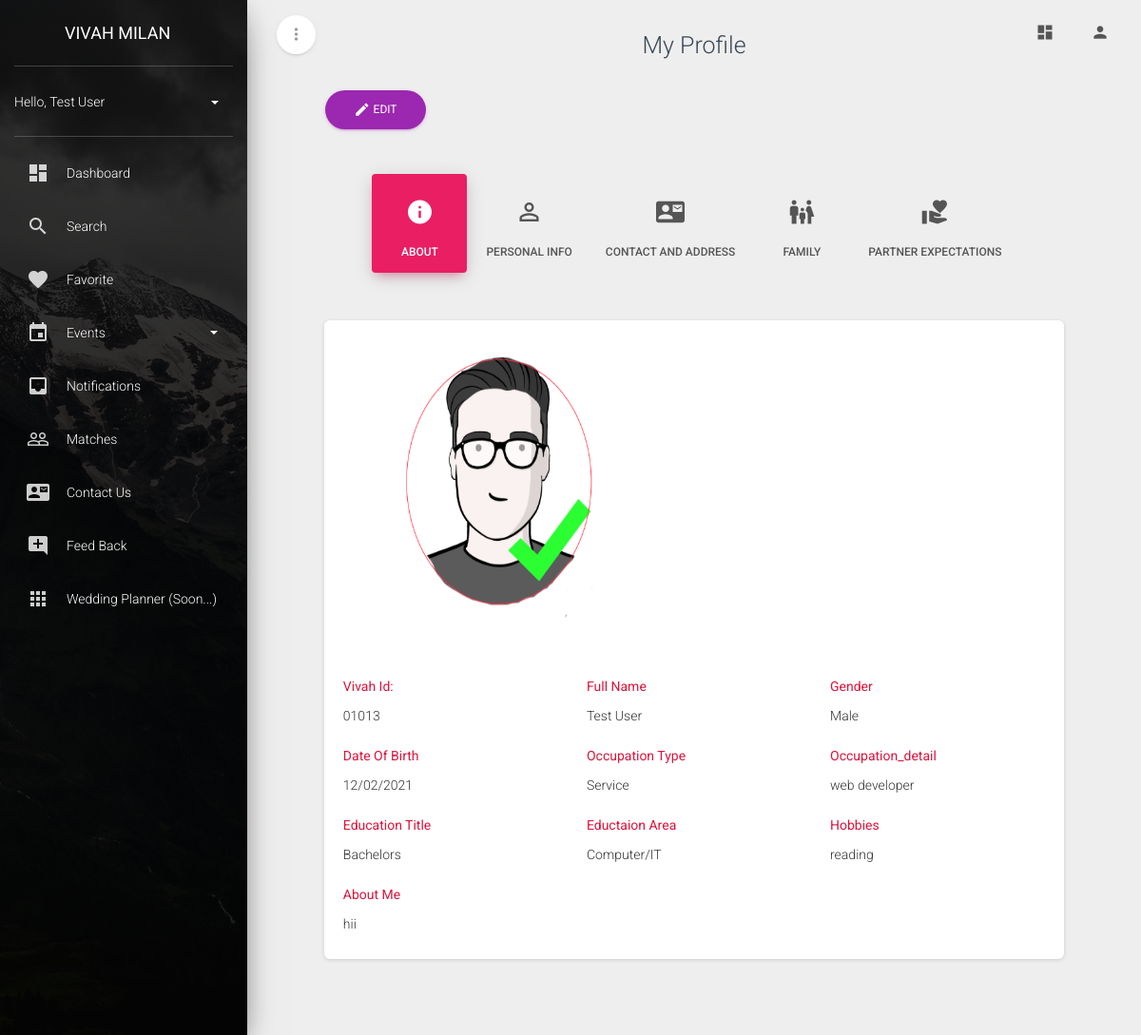
Screenshot of /profile (signed in) with the database file from the repository.
### webapp/models.py (models this page shows)
class Candidate(models.Model):
    user_id = models.OneToOneField(User, on_delete=models.CASCADE)
    candidate_id = models.CharField(max_length=10, default=gen_candidate_id, editable=True)
    Profile_pic = models.ImageField(upload_to=user_directory_path)
    Name = models.CharField(max_length=200)
    Gender = models.CharField(max_length=10)
    DOB = models.CharField(max_length=40)
    Occupation_type = models.CharField(max_length=40)
    Occupation_detail = models.CharField(max_length=500, null=True, blank=True)
    Education_title = models.CharField(max_length=20)
    Education_area = models.CharField(max_length=200)
    Hobby = models.CharField(max_length=500)
    About = models.CharField(max_length=500)
    Marital_st = models.CharField(max_length=30)
    Height = models.FloatField()
    Blood_group = models.CharField(max_length=30)
    Birth_name = models.CharField(max_length=50)
    Birth_time = models.CharField(max_length=30)
    Birth_place = models.CharField(max_length=50)
    Mother_tong = models.CharField(max_length=30)
    Complexion = models.CharField(max_length=30)
    Annual_income = models.CharField(max_length=30)
    First_gotra = models.CharField(max_length=30)
    Second_gotra = models.CharField(max_length=30)
    Address = models.CharField(max_length=500)
    City = models.CharField(max_length=50)
    Country = models.CharField(max_length=30)
    Postal_code = models.BigIntegerField()
    Email = models.EmailField()
    Contact_1 = models.BigIntegerField()
    Contact_1_name = models.CharField(max_length=100)
    Contact_1_relation = models.CharField(max_length=30)
    Contact_2 = models.BigIntegerField(null=True, blank=True)
    Contact_2_name = models.CharField(max_length=100, null=True, blank=True)
    Contact_2_relation = models.CharField(max_length=30, null=True, blank=True)
    Family = models.CharField(max_length=30)
    Fathers_name = models.CharField(max_length=150)
    Fathers_occupation = models.CharField(max_length=100)
    Mothers_name = models.CharField(max_length=150)
    Mothers_occupation = models.CharField(max_length=100)
    Number_brother = models.IntegerField()
    Brother_detail = models.CharField(max_length=500, null=True, blank=True)
    Number_sister = models.IntegerField()
    Sister_detail = models.CharField(max_length=500, null=True, blank=True)
    Partner_compx = models.CharField(max_length=100)
    Partner_occupation = models.CharField(max_length=100)
    Preffered_city = models.CharField(max_length=100)
    Partner_agefrom = models.IntegerField()
    Partner_ageto = models.IntegerField()
    Partner_height = models.FloatField()
    Partner_income = models.CharField(max_length=50)
    Partner_qualification = models.CharField(max_length=100)
    Approve_choices = (
        ('No', 'No'),
        ('Yes', 'Yes')
    )
    Approval = models.CharField(max_length=10, choices=Approve_choices, default='No')
    Member_choices = (
        ('Normal', 'Normal'),
        ('Premium', 'Premium')
    )
    Member = models.CharField(max_length=10, choices=Member_choices, default='Normal')

### webapp/views.py (the view)
# urls.py: path('profile', views.profile, name='profile'),
def profile(request):
    if request.user.is_authenticated:
        data = Candidate.objects.filter(user_id=request.user)
        if len(data) == 0:
            messages.info(request, 'Please create your profile..')
            return render(request, 'webapp/new_profile.html')
        else:
            return render(request, 'webapp/profile.html', {'data': data})
    else:
        return render(request, 'webapp/home.html')

### webapp/templates/webapp/profile.html (shortened to what this page needs)
{% extends 'webapp/basic.html' %}
{% block body %}
{% load static %}
<div class="row">
    <div class="col-md-10 ml-auto mr-auto">
        <div class="page-categories">
            {% for i in data %}
            <h3 class="title text-center">My Profile</h3>
            <form action="update_profile" method="POST">
                <button type="submit" class="btn btn-primary btn-round">
                    <i class="material-icons">edit</i> Edit
                </button>
            </form>
            <br />
            <ul class="nav nav-pills nav-pills-rose nav-pills-icons justify-content-center" role="tablist">
                <li class="nav-item">
                    <a class="nav-link active" data-toggle="tab" href="#link7" role="tablist">
                        <i class="material-icons">info</i> About
                    </a>
                </li>
                <li class="nav-item">
                    <a class="nav-link" data-toggle="tab" href="#link8" role="tablist">
                        <i class="material-icons">perm_identity</i> Personal Info
                    </a>
                </li>
                <li class="nav-item">
                    <a class="nav-link" data-toggle="tab" href="#link9" role="tablist">
                        <i class="material-icons">contact_mail</i> Contact and Address
                    </a>
                </li>
                <li class="nav-item">
                    <a class="nav-link" data-toggle="tab" href="#link10" role="tablist">
                        <i class="material-icons">family_restroom</i> Family
                    </a>
                </li>
                <li class="nav-item">
                    <a class="nav-link" data-toggle="tab" href="#link11" role="tablist">
                        <i class="material-icons">volunteer_activism</i> Partner Expectations
                    </a>
                </li>
            </ul>
            <div class="tab-content tab-space tab-subcategories">
                <div class="tab-pane active" id="link7">
                    <div class="card">
                        <div class="card-body">
                            <div class="row">
                                <div class="col-md-4 col-sm-4">
                                    <div class="col-sm-6">
                                        <div class="picture-container">
                                            <div class="picture">
                                                <img src="{{i.Profile_pic.url}}" class="picture-src" id="wizardPicturePreview" style="width:300px;height:350px;">
                                            </div>
                                        </div>
                                    </div>
                                </div>
                            </div>
                            <div class="row tp-5">
                                <div class="col-md-4">
                                    <div class="form-group">
                                        <label class="bmd-label-floating" style="color:#DC143C;">Vivah Id:</label>
                                        <div>{{i.candidate_id}}</div>
                                    </div>
                                </div>
                                <div class="col-md-4">
                                    <div class="form-group">
                                        <label class="bmd-label-floating" style="color:#DC143C;">Full Name </label>
                                        <div>{{i.Name}}</div>
                                    </div>
                                </div>
                                <div class="col-md-4">
                                    <div class="form-group select-wizard">
                                        <label style="color:#DC143C;">Gender</label>
                                        <div>{{i.Gender}}</div>
                                    </div>
                                </div>
                            </div>
                            <div class="row tp-5">
                                <div class="col-md-4">
                                    <div class="form-group">
                                        <label class="bmd-label-floating" style="color:#DC143C;">Date Of Birth</label>
                                        <div>{{i.DOB}}</div>
                                    </div>
                                </div>
                                <div class="col-md-4">
                                    <div class="form-group select-wizard">
                                        <label style="color:#DC143C;">Occupation Type</label>
                                        <div>{{i.Occupation_type}}</div>
                                    </div>
                                </div>
                                <div class="col-md-4">
                                    <div class="form-group">
                                        <label class="bmd-label-floating" style="color:#DC143C;">Occupation_detail</label>
                                        <div>{{i.Occupation_detail}}</div>
                                    </div>
                                </div>
                            </div>
                            <div class="row tp-5">
                                <div class="col-md-4">
                                    <div class="form-group">
                                        <label class="bmd-label-floating" style="color:#DC143C;">Education Title</label>
                                        <div>{{i.Education_title}}</div>
                                    </div>
                                </div>
                                <div class="col-md-4">
                                    <div class="form-group">
                                        <label class="bmd-label-floating" style="color:#DC143C;">Eductaion Area</label>
                                        <div>{{i.Education_area}}</div>
                                    </div>
                                </div>
                                <div class="col-md-4">
                                    <div class="form-group ">
                                        <label class="bmd-label-floating" style="color:#DC143C;">Hobbies</label>
                                        <div>{{i.Hobby}}</div>
                                    </div>
                                </div>
                            </div>
                            <div class="row tp-5">
                                <div class="col-md-12">
                                    <div class="form-group">
                                        <label class="bmd-label-floating" style="color:#DC143C;">About Me</label>
                                        <div>{{i.About}}</div>
                                    </div>
                                </div>
                            </div>
                        </div>
                    </div>
                </div>
            </div>
            {% endfor %}
        </div>
    </div>
</div>
{% endblock body %}

### webapp/templates/webapp/basic.html (shortened to what this page needs)
<!DOCTYPE html>
<html lang="en">
<head>
    {% load static %}
    <link rel="stylesheet" href="https://maxcdn.bootstrapcdn.com/font-awesome/latest/css/font-awesome.min.css">
    <link href="{% static 'css/material-dashboard.css' %}" rel="stylesheet" />
</head>
<body class="">
    <div class="wrapper ">
        <div class="sidebar" data-color="azure" data-background-color="black" data-image="{% static 'img/sidebar-1.jpg' %}">
            <div class="logo"><a href="" class="simple-text logo-mini">
                </a>
                <a href="" class="simple-text logo-normal">
                    Vivah Milan</a>
            </div>
            {% if user.is_authenticated %}
            <div class="sidebar-wrapper">
                <div class="user">
                    <div class="user-info">
                        <a data-toggle="collapse" href="#collapseExample" class="username">
                            <span>
                                Hello, {{user.first_name}} {{user.last_name}}
                                <b class="caret"></b>
                            </span>
                        </a>
                    </div>
                </div>
                <ul class="nav">
                    <li class="nav-item ">
                        <a class="nav-link" href="/dashboard">
                            <i class="material-icons">dashboard</i>
                            <p> Dashboard </p>
                        </a>
                    </li>
                    <li class="nav-item ">
                        <a class="nav-link" href="/search">
                            <i class="material-icons">search</i>
                            <p> Search </p>
                        </a>
                    </li>
                    <li class="nav-item ">
                        <a class="nav-link" href="/favorites">
                            <i class="material-icons">favorite</i>
                            <p> Favorite </p>
                        </a>
                    </li>
                    <li class="nav-item ">
                        <a class="nav-link" data-toggle="collapse" href="#events">
                            <i class="material-icons">event</i>
                            <p> Events
                                <b class="caret"></b>
                            </p>
                        </a>
                    </li>
                    <li class="nav-item ">
                        <a class="nav-link" href="/notifications">
                            <i class="material-icons">inbox</i>
                            <p> Notifications </p>
                        </a>
                    </li>
                    <li class="nav-item ">
                        <a class="nav-link" href="/matches">
                            <i class="material-icons">people_outline</i>
                            <p> Matches </p>
                        </a>
                    </li>
                    <li class="nav-item ">
                        <a class="nav-link" href="/contact">
                            <i class="material-icons">contact_mail</i>
                            <p> Contact Us </p>
                        </a>
                    </li>
                    <li class="nav-item ">
                        <a class="nav-link" href="/feedback">
                            <i class="material-icons">add_comment</i>
                            <p> Feed Back </p>
                        </a>
                    </li>
                    <li class="nav-item ">
                        <a class="nav-link" href="">
                            <i class="material-icons">apps</i>
                            <p> Wedding Planner (Soon...)</p>
                        </a>
                    </li>
                </ul>
            </div>
            {% endif %}
        </div>
        <div class="main-panel">
            <nav class="navbar navbar-expand-lg navbar-transparent navbar-absolute fixed-top ">
                <div class="container-fluid">
                    <div class="navbar-wrapper">
                        <div class="navbar-minimize">
                            <button id="minimizeSidebar" class="btn btn-just-icon btn-white btn-fab btn-round">
                                <i class="material-icons text_align-center visible-on-sidebar-regular">more_vert</i>
                            </button>
                        </div>
                    </div>
                    <div class="collapse navbar-collapse justify-content-end">
                        <ul class="navbar-nav">
                            <li class="nav-item">
                                <a class="nav-link" href="/dashboard">
                                    <i class="material-icons">dashboard</i>
                                </a>
                            </li>
                            <li class="nav-item dropdown">
                                <a class="nav-link" href="javascript:;" id="navbarDropdownProfile" data-toggle="dropdown" aria-haspopup="true" aria-expanded="false">
                                    <i class="material-icons">person</i>
                                </a>
                            </li>
                        </ul>
                    </div>
                </div>
            </nav>
            {% block body %} {% endblock %}
        </div>
    </div>
</body>
</html>

### rows the page displays
Candidate: Profile_pic (picture), candidate_id "01013", Name "Test User", Gender "Male", DOB "12/02/2021", Occupation_type "Service", Occupation_detail "web developer", Education_title "Bachelors", Education_area "Computer/IT", Hobby "reading", About "hii"

### other values shown
{{ user.first_name }} "Test"
{{ user.last_name }} "User"
